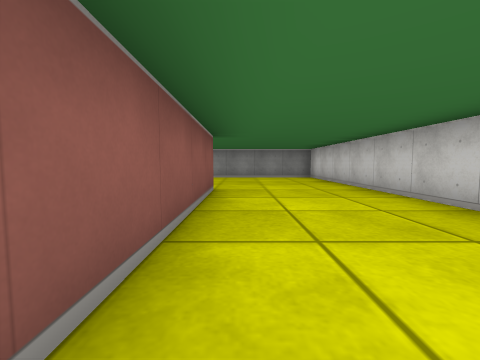
View 1 (above)

18 first-person views from a walk through a cub3D maze. The camera is about half as high as the walls, tilts 4° down and sees 90° across. The floor is counted in squares. Each view is taken from the middle of a square. On the plan, view 1 faces up. The plan holds only what a view shows up to about 9 squares ahead; the rest is blank. The place goes on beyond the plan.

View 2
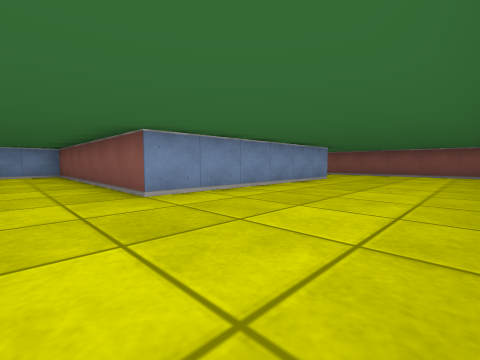

View 3
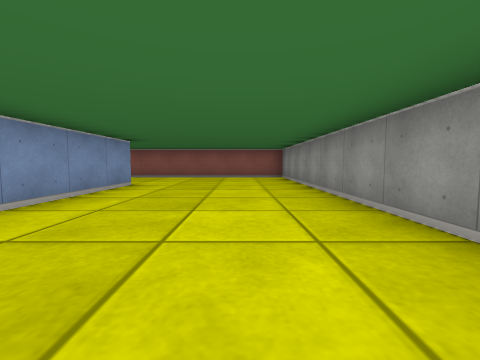

View 4
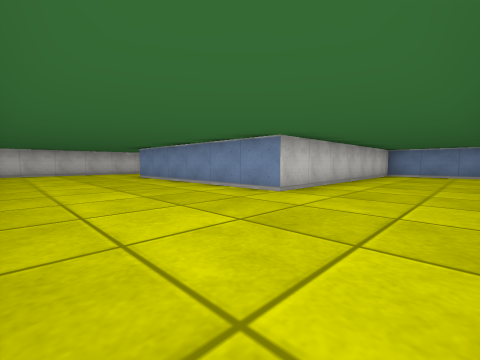

View 5
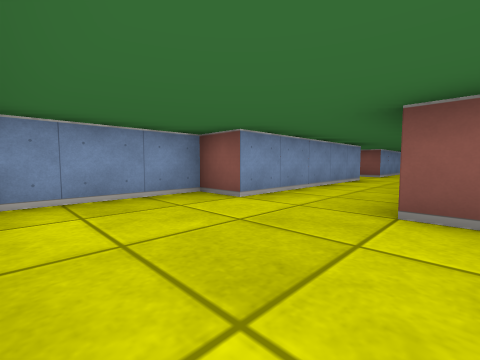

View 6
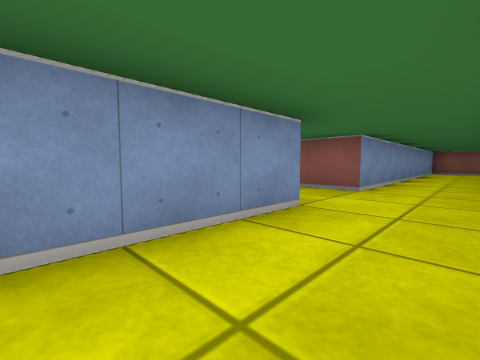

View 7
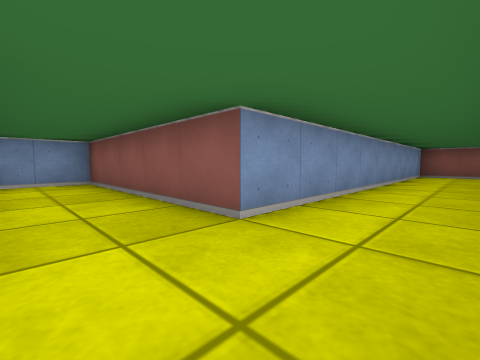

View 8
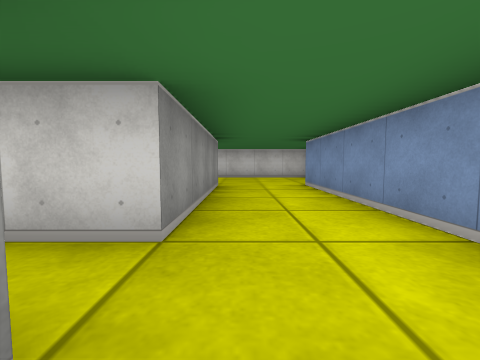

View 9
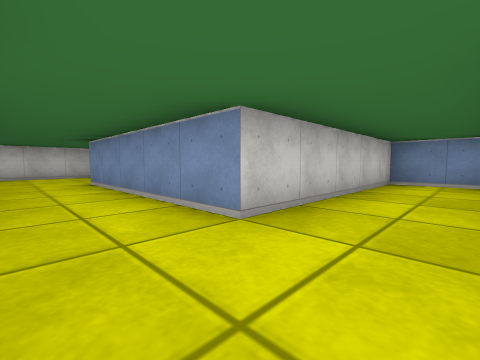

View 10
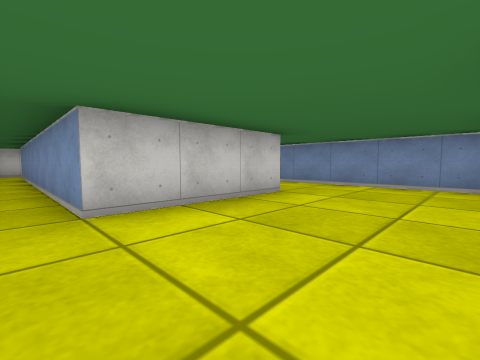

View 11
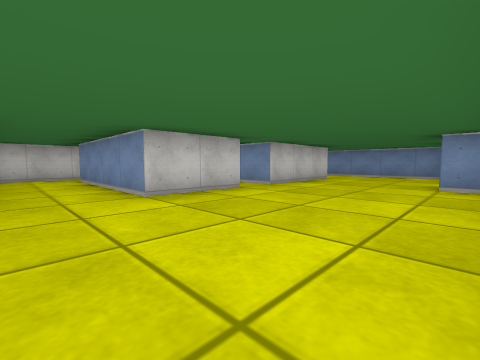

View 12
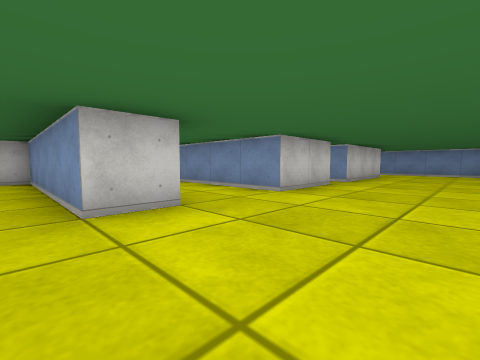

View 13
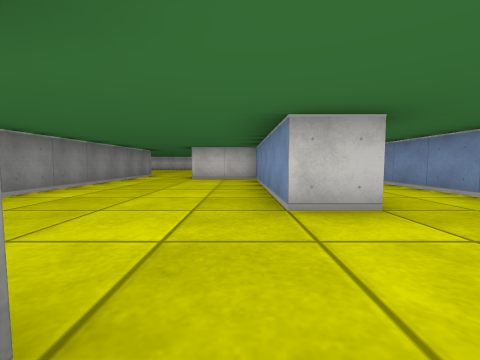

View 14
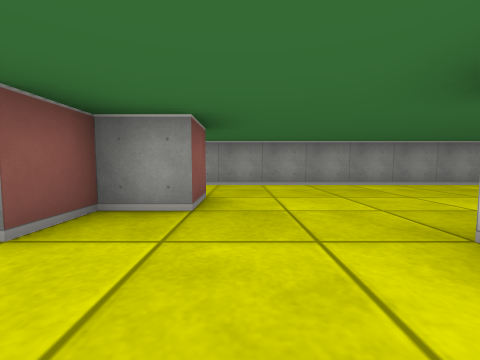

View 15
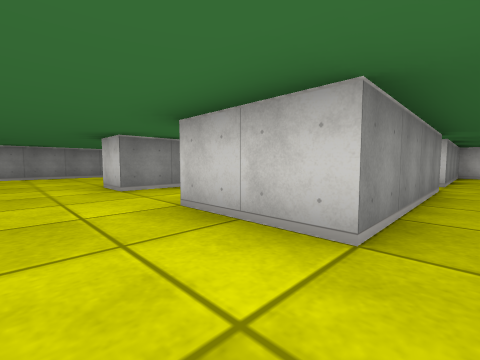

View 16
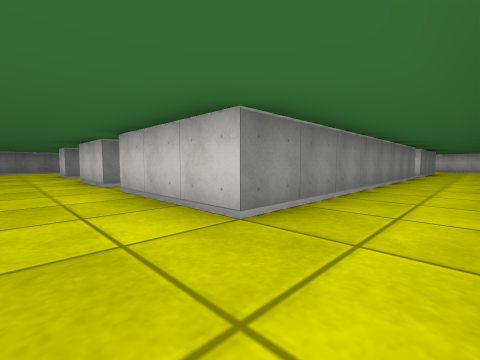

View 17
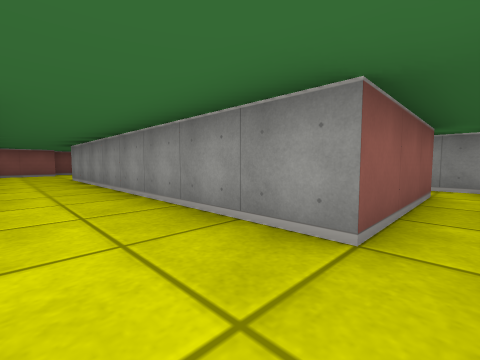

View 18
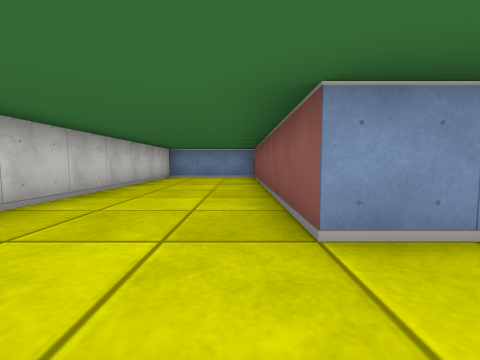

### Floor plan
Ten units are one square. View 1 is at (0, 0); x grows to the right and y downward. Boxes are objects, and circles mark ways between rooms. Rooms are numbered by the first view taken in them; rooms with no view inside come last. Other rooms are left out.
<svg viewBox="-266 -140 296 210">
<path fill="none" stroke="#000" d="M-95 -11 -95 -5 -135 -5 -135 -15M-145 -35 -145 -5 -225 -5M-235 15 -165 15 -165 65 -145 65 -145 15 -95 15 -95 25 -65 25 -65 -45 -5 -45 -5 25 25 25 25 -85 -95 -85 -95 -31M-225 -45 -225 -65 -185 -65M-212 -85 -225 -85 -225 -95M-261 -25 -255 -25M-225 -5 -225 -35M-255 -4 -255 15 -235 15M-175 -62 -175 -80M-245 -105 -255 -105 -255 -95M-225 -95 -175 -95 -175 -115M-245 -115 -245 -105M-160 -135 -249 -135M-185 -45 -225 -45M-225 -35 -145 -35M-135 -34 -135 -45 -175 -45"/>
<circle cx="-225" cy="5" r="3" fill="#2a7"/>
<circle cx="-140" cy="-30" r="3" fill="#2a7"/>
<circle cx="-235" cy="-100" r="3" fill="#2a7"/>
<circle cx="-180" cy="-55" r="3" fill="#2a7"/>
<circle cx="-230" cy="-40" r="3" fill="#2a7"/>
<text x="-70" y="-20">1</text>
<text x="-230" y="-50">2</text>
<text x="-210" y="-120">3</text>
<text x="-180" y="-40">4</text>
</svg>
Room 1 opens to room 2. Room 1 opens to room 4. Room 2 opens to room 3. Room 2 opens to room 4.

Where each view was taken, in squares from view 1:
view 1: 0 up, 0 right, facing up
view 2: 8 up, 1 right, facing down-left
view 3: 7 up, 1 left, facing left
view 4: 8 up, 9 left, facing down-right
view 5: 1 up, 7 left, facing down-left
view 6: 0 up, 12 left, facing down-left
view 7: 0 up, 15 left, facing down-left
view 8: 0 up, 15 left, facing right
view 9: 0 up, 16 left, facing down-right
view 10: 4 up, 25 left, facing down-right
view 11: 8 up, 26 left, facing down-right
view 12: 10 up, 25 left, facing down-right
view 13: 10 up, 25 left, facing right
view 14: 8 up, 24 left, facing up
view 15: 4 up, 24 left, facing up-right
view 16: 1 down, 24 left, facing up-right
view 17: 1 down, 14 left, facing up-left
view 18: 6 up, 0 right, facing down
